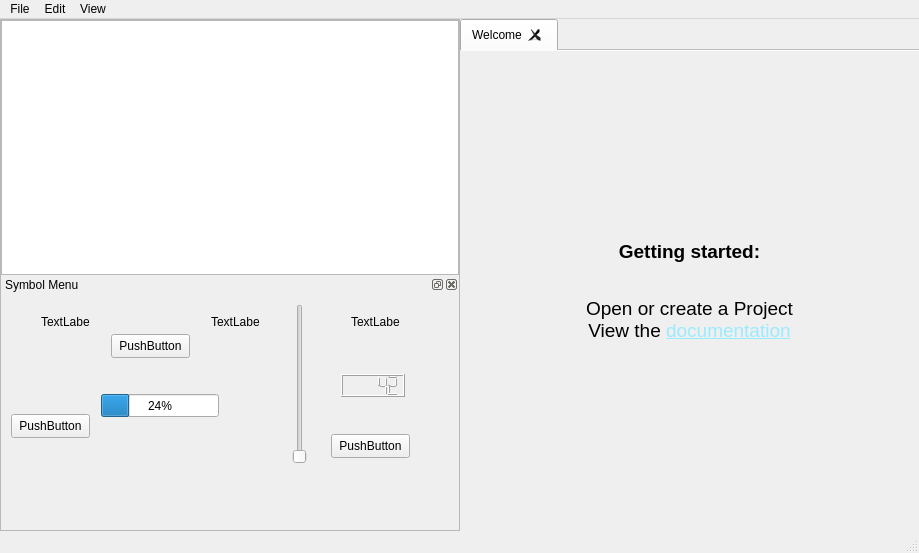
<?xml version="1.0" encoding="UTF-8"?>
<ui version="4.0">
 <class>Pydonia</class>
 <widget class="QMainWindow" name="Pydonia">
  <property name="geometry">
   <rect>
    <x>0</x>
    <y>0</y>
    <width>919</width>
    <height>553</height>
   </rect>
  </property>
  <property name="contextMenuPolicy">
   <enum>Qt::ContextMenuPolicy::DefaultContextMenu</enum>
  </property>
  <property name="windowTitle">
   <string>Pydonia</string>
  </property>
  <property name="tabShape">
   <enum>QTabWidget::TabShape::Rounded</enum>
  </property>
  <widget class="QWidget" name="centralwidget">
   <layout class="QHBoxLayout" name="horizontalLayout_3">
    <property name="spacing">
     <number>0</number>
    </property>
    <property name="leftMargin">
     <number>0</number>
    </property>
    <property name="topMargin">
     <number>0</number>
    </property>
    <property name="rightMargin">
     <number>0</number>
    </property>
    <property name="bottomMargin">
     <number>0</number>
    </property>
    <item>
     <widget class="QFrame" name="MainFrame">
      <property name="sizePolicy">
       <sizepolicy hsizetype="Expanding" vsizetype="Expanding">
        <horstretch>0</horstretch>
        <verstretch>0</verstretch>
       </sizepolicy>
      </property>
      <property name="frameShape">
       <enum>QFrame::Shape::NoFrame</enum>
      </property>
      <property name="frameShadow">
       <enum>QFrame::Shadow::Plain</enum>
      </property>
      <layout class="QHBoxLayout" name="MainFrameLayout">
       <property name="spacing">
        <number>0</number>
       </property>
       <property name="leftMargin">
        <number>0</number>
       </property>
       <property name="topMargin">
        <number>0</number>
       </property>
       <property name="rightMargin">
        <number>0</number>
       </property>
       <property name="bottomMargin">
        <number>0</number>
       </property>
       <item>
        <widget class="QFrame" name="ToolsFrame">
         <property name="sizePolicy">
          <sizepolicy hsizetype="Expanding" vsizetype="Expanding">
           <horstretch>0</horstretch>
           <verstretch>0</verstretch>
          </sizepolicy>
         </property>
         <property name="frameShape">
          <enum>QFrame::Shape::StyledPanel</enum>
         </property>
         <property name="frameShadow">
          <enum>QFrame::Shadow::Raised</enum>
         </property>
         <layout class="QVBoxLayout" name="ToolsFrameLayout">
          <property name="spacing">
           <number>0</number>
          </property>
          <property name="leftMargin">
           <number>0</number>
          </property>
          <property name="topMargin">
           <number>0</number>
          </property>
          <property name="rightMargin">
           <number>0</number>
          </property>
          <property name="bottomMargin">
           <number>0</number>
          </property>
          <item>
           <widget class="QTreeView" name="FileMap">
            <property name="sizePolicy">
             <sizepolicy hsizetype="Expanding" vsizetype="Expanding">
              <horstretch>0</horstretch>
              <verstretch>0</verstretch>
             </sizepolicy>
            </property>
            <property name="contextMenuPolicy">
             <enum>Qt::ContextMenuPolicy::CustomContextMenu</enum>
            </property>
            <property name="sizeAdjustPolicy">
             <enum>QAbstractScrollArea::SizeAdjustPolicy::AdjustToContentsOnFirstShow</enum>
            </property>
            <property name="dragEnabled">
             <bool>false</bool>
            </property>
            <property name="sortingEnabled">
             <bool>true</bool>
            </property>
            <property name="animated">
             <bool>false</bool>
            </property>
           </widget>
          </item>
          <item>
           <widget class="QDockWidget" name="SymbolMenu">
            <property name="sizePolicy">
             <sizepolicy hsizetype="Expanding" vsizetype="Ignored">
              <horstretch>0</horstretch>
              <verstretch>0</verstretch>
             </sizepolicy>
            </property>
            <property name="windowTitle">
             <string>Symbol Menu</string>
            </property>
            <widget class="QWidget" name="dockWidgetContents_3">
             <widget class="QLabel" name="label_2">
              <property name="geometry">
               <rect>
                <x>40</x>
                <y>20</y>
                <width>49</width>
                <height>16</height>
               </rect>
              </property>
              <property name="text">
               <string>TextLabel</string>
              </property>
             </widget>
             <widget class="QLabel" name="label_3">
              <property name="geometry">
               <rect>
                <x>210</x>
                <y>20</y>
                <width>49</width>
                <height>16</height>
               </rect>
              </property>
              <property name="text">
               <string>TextLabel</string>
              </property>
             </widget>
             <widget class="QLabel" name="label_4">
              <property name="geometry">
               <rect>
                <x>350</x>
                <y>20</y>
                <width>49</width>
                <height>16</height>
               </rect>
              </property>
              <property name="text">
               <string>TextLabel</string>
              </property>
             </widget>
             <widget class="QProgressBar" name="progressBar">
              <property name="geometry">
               <rect>
                <x>100</x>
                <y>100</y>
                <width>118</width>
                <height>23</height>
               </rect>
              </property>
              <property name="value">
               <number>24</number>
              </property>
             </widget>
             <widget class="QLCDNumber" name="lcdNumber">
              <property name="geometry">
               <rect>
                <x>340</x>
                <y>80</y>
                <width>64</width>
                <height>23</height>
               </rect>
              </property>
              <property name="intValue" stdset="0">
               <number>42</number>
              </property>
             </widget>
             <widget class="QSlider" name="verticalSlider">
              <property name="geometry">
               <rect>
                <x>290</x>
                <y>10</y>
                <width>18</width>
                <height>160</height>
               </rect>
              </property>
              <property name="orientation">
               <enum>Qt::Orientation::Vertical</enum>
              </property>
             </widget>
             <widget class="QPushButton" name="pushButton_5">
              <property name="geometry">
               <rect>
                <x>110</x>
                <y>40</y>
                <width>79</width>
                <height>24</height>
               </rect>
              </property>
              <property name="text">
               <string>PushButton</string>
              </property>
             </widget>
             <widget class="QPushButton" name="pushButton_6">
              <property name="geometry">
               <rect>
                <x>10</x>
                <y>120</y>
                <width>79</width>
                <height>24</height>
               </rect>
              </property>
              <property name="text">
               <string>PushButton</string>
              </property>
             </widget>
             <widget class="QPushButton" name="pushButton_7">
              <property name="geometry">
               <rect>
                <x>330</x>
                <y>140</y>
                <width>79</width>
                <height>24</height>
               </rect>
              </property>
              <property name="text">
               <string>PushButton</string>
              </property>
             </widget>
            </widget>
           </widget>
          </item>
         </layout>
        </widget>
       </item>
       <item>
        <widget class="QTabWidget" name="FileViewer">
         <property name="sizePolicy">
          <sizepolicy hsizetype="Expanding" vsizetype="Expanding">
           <horstretch>0</horstretch>
           <verstretch>0</verstretch>
          </sizepolicy>
         </property>
         <property name="contextMenuPolicy">
          <enum>Qt::ContextMenuPolicy::ActionsContextMenu</enum>
         </property>
         <property name="tabShape">
          <enum>QTabWidget::TabShape::Rounded</enum>
         </property>
         <property name="currentIndex">
          <number>0</number>
         </property>
         <property name="documentMode">
          <bool>true</bool>
         </property>
         <property name="tabsClosable">
          <bool>true</bool>
         </property>
         <property name="movable">
          <bool>true</bool>
         </property>
         <property name="tabBarAutoHide">
          <bool>false</bool>
         </property>
         <widget class="QWidget" name="WelcomeTab">
          <property name="font">
           <font>
            <pointsize>14</pointsize>
            <bold>true</bold>
           </font>
          </property>
          <attribute name="title">
           <string>Welcome</string>
          </attribute>
          <layout class="QVBoxLayout" name="verticalLayout">
           <property name="spacing">
            <number>0</number>
           </property>
           <property name="leftMargin">
            <number>0</number>
           </property>
           <property name="topMargin">
            <number>0</number>
           </property>
           <property name="rightMargin">
            <number>0</number>
           </property>
           <property name="bottomMargin">
            <number>0</number>
           </property>
           <item>
            <widget class="QLabel" name="label">
             <property name="font">
              <font>
               <pointsize>14</pointsize>
               <bold>true</bold>
              </font>
             </property>
             <property name="layoutDirection">
              <enum>Qt::LayoutDirection::LeftToRight</enum>
             </property>
             <property name="text">
              <string>&lt;html&gt;&lt;head/&gt;&lt;body&gt;&lt;p&gt;Getting started:&lt;/p&gt;&lt;p&gt;&lt;br/&gt;&lt;span style=&quot; font-weight:400;&quot;&gt;Open or create a Project&lt;br/&gt;View the &lt;/span&gt;&lt;a href=&quot;https://duckduckgo.com/&quot;&gt;&lt;span style=&quot; font-weight:400; text-decoration: underline; color:#99ebff;&quot;&gt;documentation&lt;/span&gt;&lt;/a&gt;&lt;/p&gt;&lt;/body&gt;&lt;/html&gt;</string>
             </property>
             <property name="alignment">
              <set>Qt::AlignmentFlag::AlignCenter</set>
             </property>
             <property name="openExternalLinks">
              <bool>true</bool>
             </property>
            </widget>
           </item>
          </layout>
         </widget>
        </widget>
       </item>
      </layout>
     </widget>
    </item>
   </layout>
  </widget>
  <widget class="QMenuBar" name="menubar">
   <property name="geometry">
    <rect>
     <x>0</x>
     <y>0</y>
     <width>919</width>
     <height>33</height>
    </rect>
   </property>
   <widget class="QMenu" name="menuFile">
    <property name="title">
     <string>File</string>
    </property>
    <addaction name="actionNew"/>
    <addaction name="actionOpen"/>
    <addaction name="separator"/>
    <addaction name="actionSave"/>
    <addaction name="actionSave_as"/>
    <addaction name="separator"/>
    <addaction name="actionRun"/>
   </widget>
   <widget class="QMenu" name="menuEdit">
    <property name="title">
     <string>Edit</string>
    </property>
   </widget>
   <widget class="QMenu" name="menuView">
    <property name="title">
     <string>View</string>
    </property>
    <addaction name="actionTerminal"/>
   </widget>
   <addaction name="menuFile"/>
   <addaction name="menuEdit"/>
   <addaction name="menuView"/>
  </widget>
  <widget class="QStatusBar" name="statusbar"/>
  <action name="actionNew">
   <property name="text">
    <string>New</string>
   </property>
  </action>
  <action name="actionOpen">
   <property name="text">
    <string>Open</string>
   </property>
  </action>
  <action name="actionSave">
   <property name="text">
    <string>Save</string>
   </property>
   <property name="shortcut">
    <string>Ctrl+S</string>
   </property>
  </action>
  <action name="actionSave_as">
   <property name="text">
    <string>Save As</string>
   </property>
  </action>
  <action name="actionTerminal">
   <property name="text">
    <string>Terminal</string>
   </property>
  </action>
  <action name="actionRun">
   <property name="text">
    <string>Run</string>
   </property>
   <property name="shortcut">
    <string>Ctrl+R</string>
   </property>
  </action>
 </widget>
 <resources/>
 <connections/>
</ui>
